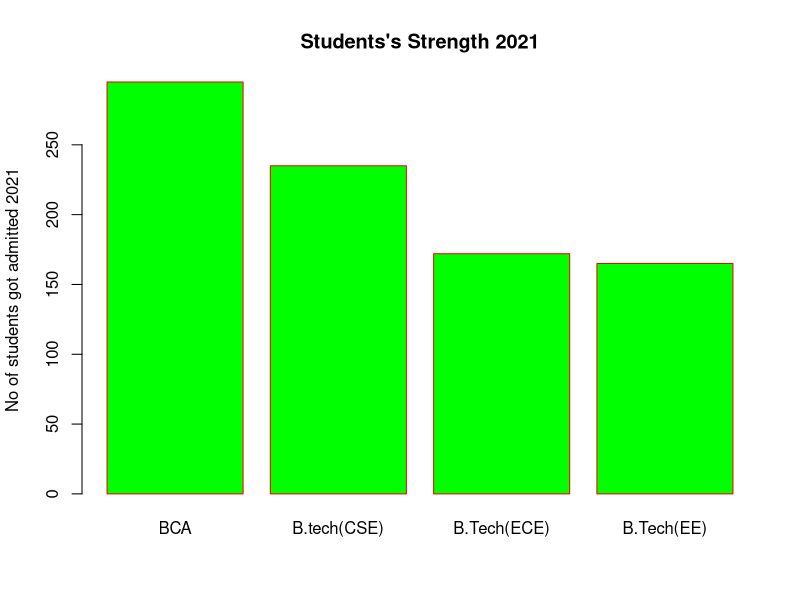
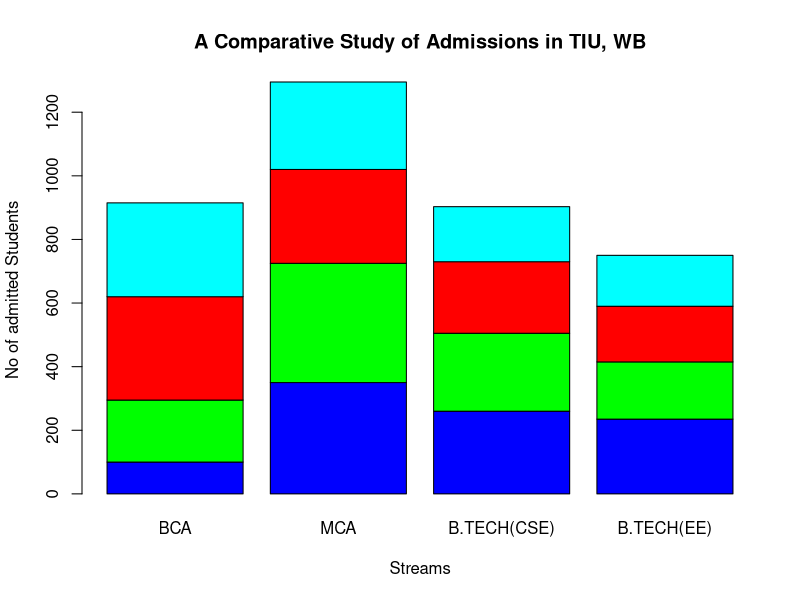

Write the R code that produced these figures, in order. (Note: this script raises an error after producing the figures.)
{
a=c(295,235,172,165)
s=c("BCA","B.tech(CSE)","B.Tech(ECE)","B.Tech(EE)")
barplot(a,names.arg = s,ylab = "No of students got admitted 2021",
col = "green",main = "Students's Strength 2021",border ='red')

# Group Bar chart and stacked bar chart

colors=c("blue","green","red","cyan")
streams=c("BCA","MCA","B.TECH(CSE)","B.TECH(EE)")
years=c("2015","2016","2017","2018")
data=matrix(c(100,350,260,235,195,375,245,180,325,295,225,175,295,275,173,160),
          byrow=TRUE,nrow = 4)

barplot(data,main= "A Comparative Study of Admissions in TIU, WB",
        names.arg=streams,xlab = "Streams",ylab = "No of admitted Students",
        col=colors)

# Bar charts with multiple sets of data

data_set=structure(list(A=c(10L,15L,25L,30L),B=c(10L,20L,30L,40L,50L),
                        C=c(35L,40L,45L,55L,60L),D=c(40L,50L,60L,70L,80L),
                        E=c(5L,7L,9L,11L,27L)),Names=c("A","B","C","D","E"),
                        class="data.frame",row.names=c(NA,-5L))
attach(data_set)
print(data_set)
colours=c("Red","Green","blue","yellow","orange")
barplot(as.matrix(data_set),main="A bar chart with multiple sets of data", ylab = "Values",cex.lab=1.5,cex.main=1.4,beside = TRUE,col =colours)

# Legends in Bar Graph with multiple sets of data

legend("topleft",c("First","Second","Third","Fourth","Fifth"),
       cex=1.3,bty="n",fill = colours)

}